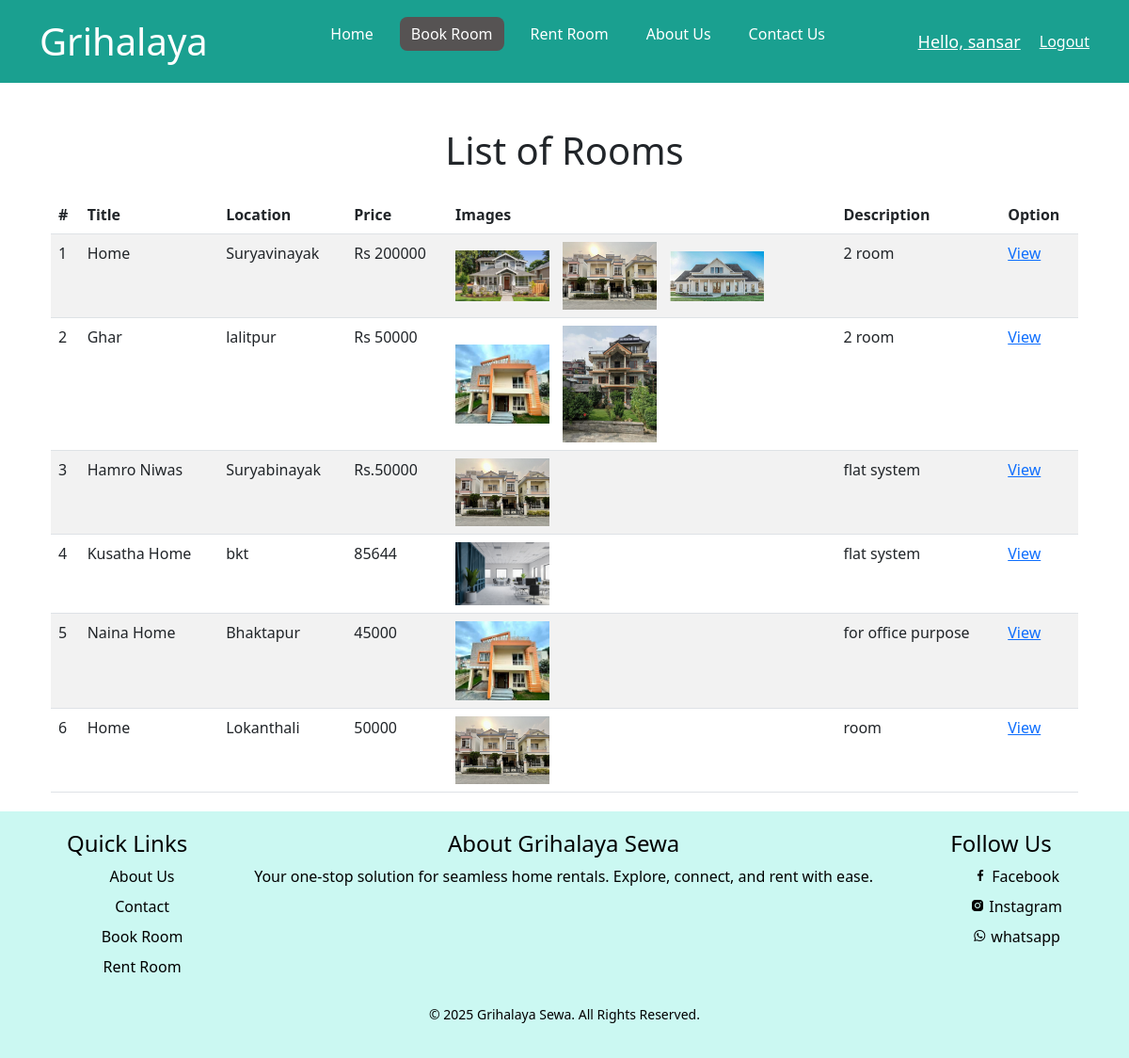
/accounts/buy/ (signed in), run on the app's committed database.
### registration/models.py (models this page shows, shortened)
class Room(models.Model):
    title = models.CharField(max_length=200)
    location = models.CharField(max_length=255)
    price = models.CharField(max_length=255)
    description = models.TextField()
    seller_name = models.CharField(max_length=255)
    seller_address = models.TextField()
    seller_email = models.EmailField()
    seller_phone = models.CharField(max_length=15)
    status = models.CharField(
        max_length=50,
        choices=[('available', 'Available'), ('sold', 'Sold')],
        default='available'
    )
    user = models.ForeignKey(User, on_delete=models.CASCADE, related_name='rooms', null=True, blank=True)

class RoomImage(models.Model):
    room = models.ForeignKey(Room, on_delete=models.CASCADE, related_name='images')
    image = models.ImageField(upload_to='room_images/')

### registration/views.py (the view)
# urls.py: path('buy/',views.buying,name="buying"),#room_list
@login_required(login_url='registration:login')  # to visit buying page, first login
def buying(request):  # list room
    rooms = Room.objects.prefetch_related('images').all()  # Efficiently fetch rooms with related images
    return render(request, "registration/buying/buy_room_list.html", {"buying": "active", 'rooms': rooms})

### templates/registration/buying/buy_room_list.html (shortened to what this page needs)
{% extends "main/base.html" %}
{% load static %}
{% block css %}
{{ block.super }}
{% endblock css %}
{% block content %}
<div class="container mt-5">
    <h1 class="mb-4">List of Rooms</h1>
    <table class="table table-striped">
        <thead>
            <tr>
                <th>#</th>
                <th>Title</th>
                <th>Location</th>
                <th>Price</th>
                <th>Images</th>
                <th>Description</th>
                <th>Option</th>
            </tr>
        </thead>
        <tbody>
            {% for room in rooms %}
            <tr>
                <td>{{ forloop.counter }}</td>
                <td>{{ room.title }}</td>
                <td>{{ room.location }}</td>
                <td>{{ room.price }}</td>
                <td>
                    {% if room.images.all %}
                    <div>
                        {% for image in room.images.all %}
                        <img src="{{ image.image.url }}" alt="Room Image" style="width: 100px; height: auto; margin-right: 10px;">
                        {% endfor %}
                    </div>
                    {% else %}
                    No images
                    {% endif %}
                </td>
                <td>{{ room.description }}</td>
                <td>
                    <a href="{% url 'registration:buy_room_detail' room.pk %}">View</a>
                </td>
            </tr>
            {% empty %}
            <tr>
                <td colspan="7" class="text-center">No rooms available.</td>
            </tr>
            {% endfor %}
        </tbody>
    </table>
</div>
{% endblock content %}

### templates/main/navbar.html
{% load static %}
<div class="bg-header">
<div class="container">
<header>
    <div class="logo">
        <a href="#" > Grihalaya</a>
    </div>
    <nav class="navbar">
        <ul >
            <li><a class="{{profile}}" href="{% url "registration:profile" %}">Home</a></li>
            <li><a class="{{buying}}" href="{% url "registration:buying" %}">Book Room</a></li>
            {% if request.user.is_authenticated %}
            <li><a class="{{selling}}" href="{% url "registration:selling" request.user.pk %}">Rent Room</a></li>
            {% else %}
            <li><a class="{{selling}}" href="{% url "registration:selling2" %}">Rent Room</a></li>
            {% endif %}
            <li><a class="{{aboutus}}" href="{% url "aboutus" %}">About Us</a></li>
            <li><a class="{{contactus}}" href="{% url "registration:contactus" %}">Contact Us</a></li>
        </ul>
    </nav>
    <div class="h-btn">
        {% if request.user.is_authenticated %}
        <a href="{% url "registration:about_me" %}"><span class="hello"> Hello, {{request.user.username}} </span></a>
        <a href="{% url "registration:logout" %}" class="btn-logout">Logout</a>
        {% else %}
        <a href="{% url "registration:login" %}"  class="btn-login">Login</a>
        <a href="{% url "registration:signup" %}"  class="btn-signup">Sign Up</a>
        {% endif %}
    </div>
 </header>
</div>
</div>

### static/css/mycss2.css (style rules this page uses)
* { margin: 0; padding: 0; box-sizing: border-box; }
.container { width: 1200px; margin: auto; }
.bg-header { background-color: #1aa090; }
header { display: flex; align-items: center; justify-content: space-between; padding: 10px 0px; }
.logo a { text-decoration: none; font-size: 40px; color: white; }
.navbar ul { display: flex; align-items: center; justify-content: center; color: white; list-style: none; }
.navbar ul li a { padding: 6px 12px; margin: 0 8px; border-radius: 8px; text-decoration: none; color: white; display: inline-block; }
ul li .active { background-color: rgb(86, 83, 83); }
.h-btn { display: flex; align-items: center; justify-content: center; gap: 20px; }
.h-btn a { display: inline-block; color: white; }
.hello { display: inline-block; font-size: 18px; color: white; text-decoration: underline; }
h1 { text-align: center; color: #333; }

### data on the page
Room: title "Home", location "Suryavinayak", price "Rs 200000", description "2 room"
RoomImage: image (picture)
RoomImage: image (picture)
RoomImage: image (picture)
Room: title "Ghar", location "lalitpur", price "Rs 50000", description "2 room"
RoomImage: image (picture)
RoomImage: image (picture)
Room: title "Hamro Niwas", location "Suryabinayak", price "Rs.50000", description "flat system"
RoomImage: image (picture)
Room: title "Kusatha Home", location "bkt", price "85644", description "flat system"
RoomImage: image (picture)
Room: title "Naina Home", location "Bhaktapur", price "45000", description "for office purpose"
RoomImage: image (picture)
Room: title "Home", location "Lokanthali", price "50000", description "room"
RoomImage: image (picture)

### other printed values
{{ request.user.username }} "sansar"
